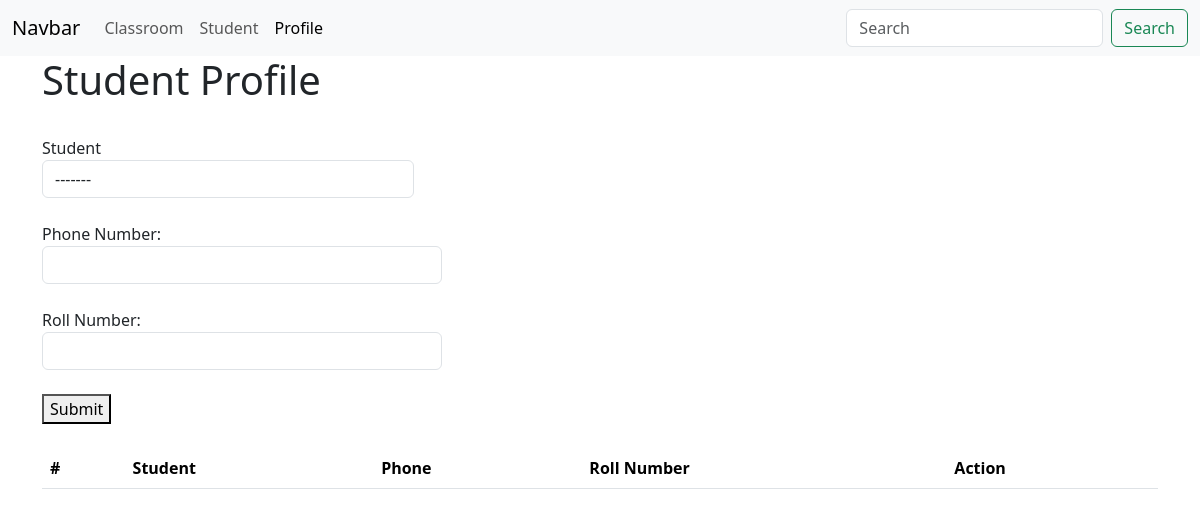
/crud/student-profile/, run on an earlier commit of the app's database.
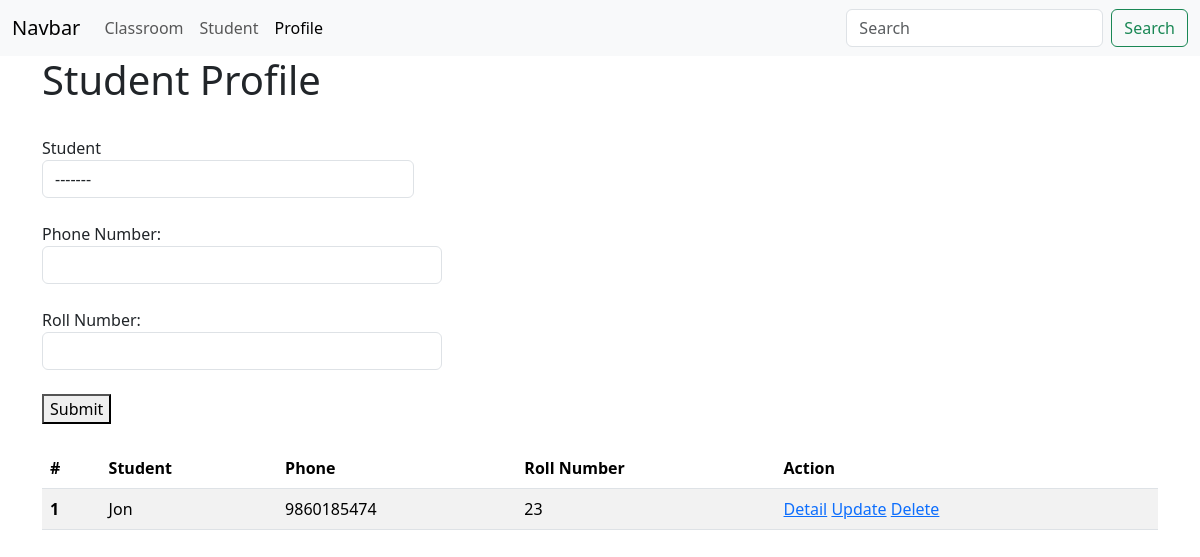
And on a later commit of the database.
### crud/models.py (models this page shows)
class StudentProfile(models.Model):
    student = models.OneToOneField(Student, on_delete=models.CASCADE)
    phone = models.CharField(max_length=14)
    roll_no = models.IntegerField()
    profile_picture = models.FileField(null=True, blank=True,
                                       upload_to='profile_pictures')

class Student(models.Model):
    name = models.CharField(max_length=20)
    email = models.EmailField(max_length=20)
    age = models.IntegerField()
    address = models.CharField(max_length=20)
    classroom = models.ForeignKey(ClassRoom, on_delete=models.CASCADE)

### crud/views.py (the view)
# urls.py: path('student-profile/', student_profile, name='student_profile'),
def student_profile(request):
    if request.method == "POST":
        student_id = request.POST.get("student")
        roll = request.POST.get("roll")
        phone = request.POST.get("phone")
        StudentProfile.objects.create(student_id=student_id, roll_no=roll, phone=phone)
        return redirect("student_profile")
    profiles = StudentProfile.objects.all()
    students = Student.objects.all()
    return render(request, template_name="crud/student_profile.html",
                  context={"profiles": profiles, "students": students, "profile_active": "active"})

### crud/templates/crud/student_profile.html (shortened to what this page needs)
{% extends 'core/base.html' %}
{% block content %}
    <h1>Student Profile</h1><br>
    <form method="post" action="{% url 'student_profile' %}">
        <div class="form-group col-md-4">
            <label for="inputState">Student</label>
            <select id="inputState" class="form-control" name="student">
                <option value="2">-------</option>
            </select>
        </div><br>
        Phone Number:<br>
        <input class="form form-control" name="phone" style="width: 400px"><br>
        Roll Number:<br>
        <input class="form form-control" name="roll" style="width: 400px"><br>
        <button type="submit">Submit</button>
        <br>
    </form><br>
    <table class="table table-striped">
        <thead>
        <tr>
            <th scope="col">#</th>
            <th scope="col">Student</th>
            <th scope="col">Phone</th>
            <th scope="col">Roll Number</th>
            <th scope="col">Action</th>
        </tr>
        </thead>
        <tbody>
        {% for profile in profiles %}
            <tr>
                <th scope="row">{{ forloop.counter }}</th>
                <td>{{ profile.student.name }}</td>
                <td>{{ profile.phone }}</td>
                <td>{{ profile.roll_no }}</td>
                <td>
                    <a href="#">Detail</a>
                    <a href="#">Update</a>
                    <a href="#">Delete</a>
                </td>
            </tr>
        {% endfor %}
        </tbody>
    </table>
{% endblock %}

What changed in the data, as far as the page shows it:
added StudentProfile: student.name "Jon", phone "9860185474", roll_no "23"
